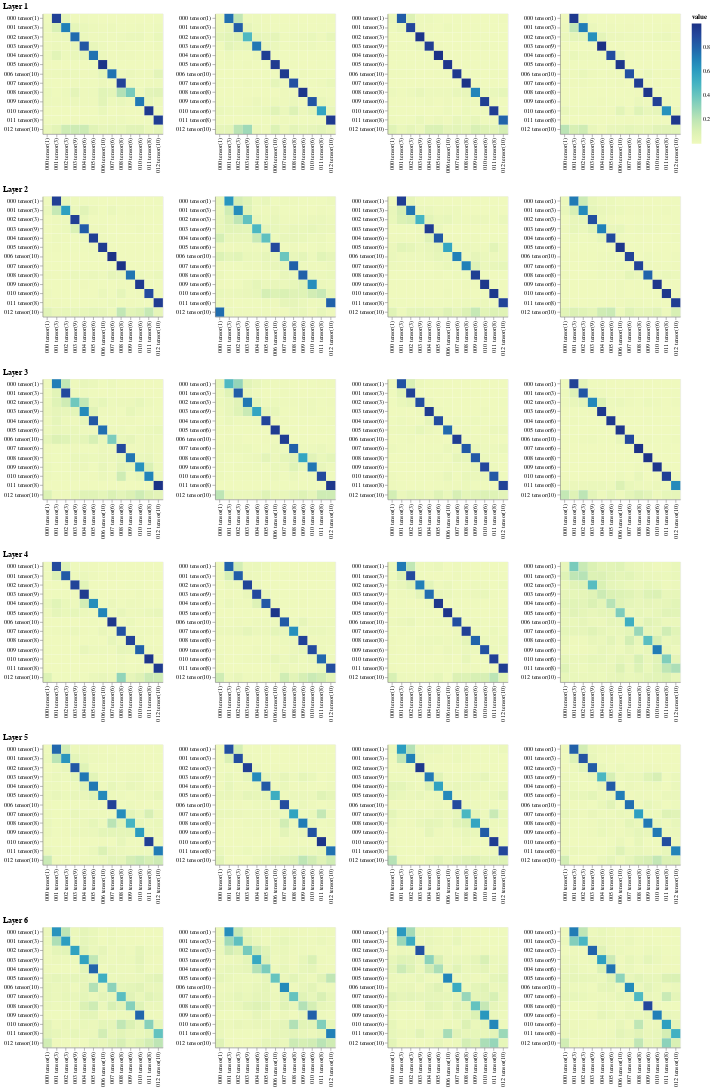

Notebook source saved alongside this figure:
### Code cell
viz_decoder_src()

### Figure 1 — Vega-Lite specification as saved in the notebook (floating-point values rounded to 4 significant figures; data arrays with more than 128 entries replaced by an {"elided": "..."} marker saying what was removed)
{"config": {"view": {"continuousWidth": 300, "continuousHeight": 300}}, "hconcat": [{"vconcat": [{"hconcat": [{"data": {"name": "data-f66926add8816913eccf56aa5ab71d50"}, "mark": {"type": "rect"}, "encoding": {"color": {"field": "value", "type": "quantitative"}, "tooltip": [{"field": "row", "type": "quantitative"}, {"field": "column", "type": "quantitative"}, {"field": "value", "type": "quantitative"}, {"field": "row_token", "type": "nominal"}, {"field": "col_token", "type": "nominal"}], "x": {"axis": {"title": ""}, "field": "col_token", "type": "nominal"}, "y": {"axis": {"title": ""}, "field": "row_token", "type": "nominal"}}, "height": 200, "name": "view_193", "width": 200}, {"data": {"name": "data-f658a1f037932d292592e5b74ca99be0"}, "mark": {"type": "rect"}, "encoding": {"color": {"field": "value", "type": "quantitative"}, "tooltip": [{"field": "row", "type": "quantitative"}, {"field": "column", "type": "quantitative"}, {"field": "value", "type": "quantitative"}, {"field": "row_token", "type": "nominal"}, {"field": "col_token", "type": "nominal"}], "x": {"axis": {"title": ""}, "field": "col_token", "type": "nominal"}, "y": {"axis": {"title": ""}, "field": "row_token", "type": "nominal"}}, "height": 200, "name": "view_194", "width": 200}, {"data": {"name": "data-bb59f09b374d0b0cd0b48dd7316b6f3e"}, "mark": {"type": "rect"}, "encoding": {"color": {"field": "value", "type": "quantitative"}, "tooltip": [{"field": "row", "type": "quantitative"}, {"field": "column", "type": "quantitative"}, {"field": "value", "type": "quantitative"}, {"field": "row_token", "type": "nominal"}, {"field": "col_token", "type": "nominal"}], "x": {"axis": {"title": ""}, "field": "col_token", "type": "nominal"}, "y": {"axis": {"title": ""}, "field": "row_token", "type": "nominal"}}, "height": 200, "name": "view_195", "width": 200}, {"data": {"name": "data-671039fe3c5c0c69c6341c6278ad8b5c"}, "mark": {"type": "rect"}, "encoding": {"color": {"field": "value", "type": "quantitative"}, "tooltip": [{"field": "row", "type": "quantitative"}, {"field": "column", "type": "quantitative"}, {"field": "value", "type": "quantitative"}, {"field": "row_token", "type": "nominal"}, {"field": "col_token", "type": "nominal"}], "x": {"axis": {"title": ""}, "field": "col_token", "type": "nominal"}, "y": {"axis": {"title": ""}, "field": "row_token", "type": "nominal"}}, "height": 200, "name": "view_196", "width": 200}]}, {"vconcat": [{"hconcat": [{"data": {"name": "data-9afe65722889c3fe9119738b63ce9955"}, "mark": {"type": "rect"}, "encoding": {"color": {"field": "value", "type": "quantitative"}, "tooltip": [{"field": "row", "type": "quantitative"}, {"field": "column", "type": "quantitative"}, {"field": "value", "type": "quantitative"}, {"field": "row_token", "type": "nominal"}, {"field": "col_token", "type": "nominal"}], "x": {"axis": {"title": ""}, "field": "col_token", "type": "nominal"}, "y": {"axis": {"title": ""}, "field": "row_token", "type": "nominal"}}, "height": 200, "name": "view_197", "width": 200}, {"data": {"name": "data-1e57d87b745e16a4f3eea35862595038"}, "mark": {"type": "rect"}, "encoding": {"color": {"field": "value", "type": "quantitative"}, "tooltip": [{"field": "row", "type": "quantitative"}, {"field": "column", "type": "quantitative"}, {"field": "value", "type": "quantitative"}, {"field": "row_token", "type": "nominal"}, {"field": "col_token", "type": "nominal"}], "x": {"axis": {"title": ""}, "field": "col_token", "type": "nominal"}, "y": {"axis": {"title": ""}, "field": "row_token", "type": "nominal"}}, "height": 200, "name": "view_198", "width": 200}, {"data": {"name": "data-6a60a9def325c00980e9c2575ef67688"}, "mark": {"type": "rect"}, "encoding": {"color": {"field": "value", "type": "quantitative"}, "tooltip": [{"field": "row", "type": "quantitative"}, {"field": "column", "type": "quantitative"}, {"field": "value", "type": "quantitative"}, {"field": "row_token", "type": "nominal"}, {"field": "col_token", "type": "nominal"}], "x": {"axis": {"title": ""}, "field": "col_token", "type": "nominal"}, "y": {"axis": {"title": ""}, "field": "row_token", "type": "nominal"}}, "height": 200, "name": "view_199", "width": 200}, {"data": {"name": "data-1166e8ef437b2cada6be3c55dc13862d"}, "mark": {"type": "rect"}, "encoding": {"color": {"field": "value", "type": "quantitative"}, "tooltip": [{"field": "row", "type": "quantitative"}, {"field": "column", "type": "quantitative"}, {"field": "value", "type": "quantitative"}, {"field": "row_token", "type": "nominal"}, {"field": "col_token", "type": "nominal"}], "x": {"axis": {"title": ""}, "field": "col_token", "type": "nominal"}, "y": {"axis": {"title": ""}, "field": "row_token", "type": "nominal"}}, "height": 200, "name": "view_200", "width": 200}]}], "title": "Layer 2"}, {"vconcat": [{"hconcat": [{"data": {"name": "data-20edd94297c54c28e6f01bedcd31e580"}, "mark": {"type": "rect"}, "encoding": {"color": {"field": "value", "type": "quantitative"}, "tooltip": [{"field": "row", "type": "quantitative"}, {"field": "column", "type": "quantitative"}, {"field": "value", "type": "quantitative"}, {"field": "row_token", "type": "nominal"}, {"field": "col_token", "type": "nominal"}], "x": {"axis": {"title": ""}, "field": "col_token", "type": "nominal"}, "y": {"axis": {"title": ""}, "field": "row_token", "type": "nominal"}}, "height": 200, "name": "view_201", "width": 200}, {"data": {"name": "data-d383d8fd9f6650982d85d690e4a7b5de"}, "mark": {"type": "rect"}, "encoding": {"color": {"field": "value", "type": "quantitative"}, "tooltip": [{"field": "row", "type": "quantitative"}, {"field": "column", "type": "quantitative"}, {"field": "value", "type": "quantitative"}, {"field": "row_token", "type": "nominal"}, {"field": "col_token", "type": "nominal"}], "x": {"axis": {"title": ""}, "field": "col_token", "type": "nominal"}, "y": {"axis": {"title": ""}, "field": "row_token", "type": "nominal"}}, "height": 200, "name": "view_202", "width": 200}, {"data": {"name": "data-164e9cabd000af0377dbbc1e6030f45f"}, "mark": {"type": "rect"}, "encoding": {"color": {"field": "value", "type": "quantitative"}, "tooltip": [{"field": "row", "type": "quantitative"}, {"field": "column", "type": "quantitative"}, {"field": "value", "type": "quantitative"}, {"field": "row_token", "type": "nominal"}, {"field": "col_token", "type": "nominal"}], "x": {"axis": {"title": ""}, "field": "col_token", "type": "nominal"}, "y": {"axis": {"title": ""}, "field": "row_token", "type": "nominal"}}, "height": 200, "name": "view_203", "width": 200}, {"data": {"name": "data-e7df885a96f3736be46b5340ae07abc1"}, "mark": {"type": "rect"}, "encoding": {"color": {"field": "value", "type": "quantitative"}, "tooltip": [{"field": "row", "type": "quantitative"}, {"field": "column", "type": "quantitative"}, {"field": "value", "type": "quantitative"}, {"field": "row_token", "type": "nominal"}, {"field": "col_token", "type": "nominal"}], "x": {"axis": {"title": ""}, "field": "col_token", "type": "nominal"}, "y": {"axis": {"title": ""}, "field": "row_token", "type": "nominal"}}, "height": 200, "name": "view_204", "width": 200}]}], "title": "Layer 3"}, {"vconcat": [{"hconcat": [{"data": {"name": "data-02a5dc59a14c025d30c98215444a7d92"}, "mark": {"type": "rect"}, "encoding": {"color": {"field": "value", "type": "quantitative"}, "tooltip": [{"field": "row", "type": "quantitative"}, {"field": "column", "type": "quantitative"}, {"field": "value", "type": "quantitative"}, {"field": "row_token", "type": "nominal"}, {"field": "col_token", "type": "nominal"}], "x": {"axis": {"title": ""}, "field": "col_token", "type": "nominal"}, "y": {"axis": {"title": ""}, "field": "row_token", "type": "nominal"}}, "height": 200, "name": "view_205", "width": 200}, {"data": {"name": "data-7b3c4e2c9d1cfff0a567e68738abde9b"}, "mark": {"type": "rect"}, "encoding": {"color": {"field": "value", "type": "quantitative"}, "tooltip": [{"field": "row", "type": "quantitative"}, {"field": "column", "type": "quantitative"}, {"field": "value", "type": "quantitative"}, {"field": "row_token", "type": "nominal"}, {"field": "col_token", "type": "nominal"}], "x": {"axis": {"title": ""}, "field": "col_token", "type": "nominal"}, "y": {"axis": {"title": ""}, "field": "row_token", "type": "nominal"}}, "height": 200, "name": "view_206", "width": 200}, {"data": {"name": "data-dcd8feef536c6925a41ee9fab85df078"}, "mark": {"type": "rect"}, "encoding": {"color": {"field": "value", "type": "quantitative"}, "tooltip": [{"field": "row", "type": "quantitative"}, {"field": "column", "type": "quantitative"}, {"field": "value", "type": "quantitative"}, {"field": "row_token", "type": "nominal"}, {"field": "col_token", "type": "nominal"}], "x": {"axis": {"title": ""}, "field": "col_token", "type": "nominal"}, "y": {"axis": {"title": ""}, "field": "row_token", "type": "nominal"}}, "height": 200, "name": "view_207", "width": 200}, {"data": {"name": "data-e06309eebb29f6a84059617a5a13afb1"}, "mark": {"type": "rect"}, "encoding": {"color": {"field": "value", "type": "quantitative"}, "tooltip": [{"field": "row", "type": "quantitative"}, {"field": "column", "type": "quantitative"}, {"field": "value", "type": "quantitative"}, {"field": "row_token", "type": "nominal"}, {"field": "col_token", "type": "nominal"}], "x": {"axis": {"title": ""}, "field": "col_token", "type": "nominal"}, "y": {"axis": {"title": ""}, "field": "row_token", "type": "nominal"}}, "height": 200, "name": "view_208", "width": 200}]}], "title": "Layer 4"}, {"vconcat": [{"hconcat": [{"data": {"name": "data-05b1c39623d41b0137e8f71bb9b2196b"}, "mark": {"type": "rect"}, "encoding": {"color": {"field": "value", "type": "quantitative"}, "tooltip": [{"field": "row", "type": "quantitative"}, {"field": "column", "type": "quantitative"}, {"field": "value", "type": "quantitative"}, {"field": "row_token", "type": "nominal"}, {"field": "col_token", "type": "nominal"}], "x": {"axis": {"title": ""}, "field": "col_token", "type": "nominal"}, "y": {"axis": {"title": ""}, "field": "row_token", "type": "nominal"}}, "height": 200, "name": "view_209", "width": 200}, {"data": {"name": "data-ce12415c71eb0dc8b333e133e93b571d"}, "mark": {"type": "rect"}, "encoding": {"color": {"field": "value", "type": "quantitative"}, "tooltip": [{"field": "row", "type": "quantitative"}, {"field": "column", "type": "quantitative"}, {"field": "value", "type": "quantitative"}, {"field": "row_token", "type": "nominal"}, {"field": "col_token", "type": "nominal"}], "x": {"axis": {"title": ""}, "field": "col_token", "type": "nominal"}, "y": {"axis": {"title": ""}, "field": "row_token", "type": "nominal"}}, "height": 200, "name": "view_210", "width": 200}, {"data": {"name": "data-41d870eab76d94e5bd1d09d59f4d4fe3"}, "mark": {"type": "rect"}, "encoding": {"color": {"field": "value", "type": "quantitative"}, "tooltip": [{"field": "row", "type": "quantitative"}, {"field": "column", "type": "quantitative"}, {"field": "value", "type": "quantitative"}, {"field": "row_token", "type": "nominal"}, {"field": "col_token", "type": "nominal"}], "x": {"axis": {"title": ""}, "field": "col_token", "type": "nominal"}, "y": {"axis": {"title": ""}, "field": "row_token", "type": "nominal"}}, "height": 200, "name": "view_211", "width": 200}, {"data": {"name": "data-28d3e1d557f0c4595af95906ffd697ae"}, "mark": {"type": "rect"}, "encoding": {"color": {"field": "value", "type": "quantitative"}, "tooltip": [{"field": "row", "type": "quantitative"}, {"field": "column", "type": "quantitative"}, {"field": "value", "type": "quantitative"}, {"field": "row_token", "type": "nominal"}, {"field": "col_token", "type": "nominal"}], "x": {"axis": {"title": ""}, "field": "col_token", "type": "nominal"}, "y": {"axis": {"title": ""}, "field": "row_token", "type": "nominal"}}, "height": 200, "name": "view_212", "width": 200}]}], "title": "Layer 5"}, {"vconcat": [{"hconcat": [{"data": {"name": "data-8912fbcedc2b514efa3ed31b897d8dda"}, "mark": {"type": "rect"}, "encoding": {"color": {"field": "value", "type": "quantitative"}, "tooltip": [{"field": "row", "type": "quantitative"}, {"field": "column", "type": "quantitative"}, {"field": "value", "type": "quantitative"}, {"field": "row_token", "type": "nominal"}, {"field": "col_token", "type": "nominal"}], "x": {"axis": {"title": ""}, "field": "col_token", "type": "nominal"}, "y": {"axis": {"title": ""}, "field": "row_token", "type": "nominal"}}, "height": 200, "name": "view_213", "width": 200}, {"data": {"name": "data-293c4f7f2702219eeccbdc7d43d6831e"}, "mark": {"type": "rect"}, "encoding": {"color": {"field": "value", "type": "quantitative"}, "tooltip": [{"field": "row", "type": "quantitative"}, {"field": "column", "type": "quantitative"}, {"field": "value", "type": "quantitative"}, {"field": "row_token", "type": "nominal"}, {"field": "col_token", "type": "nominal"}], "x": {"axis": {"title": ""}, "field": "col_token", "type": "nominal"}, "y": {"axis": {"title": ""}, "field": "row_token", "type": "nominal"}}, "height": 200, "name": "view_214", "width": 200}, {"data": {"name": "data-24ba0008bd37d37ee5f46ef6338aa84d"}, "mark": {"type": "rect"}, "encoding": {"color": {"field": "value", "type": "quantitative"}, "tooltip": [{"field": "row", "type": "quantitative"}, {"field": "column", "type": "quantitative"}, {"field": "value", "type": "quantitative"}, {"field": "row_token", "type": "nominal"}, {"field": "col_token", "type": "nominal"}], "x": {"axis": {"title": ""}, "field": "col_token", "type": "nominal"}, "y": {"axis": {"title": ""}, "field": "row_token", "type": "nominal"}}, "height": 200, "name": "view_215", "width": 200}, {"data": {"name": "data-941bc7224cfffb7b4face78ca979b587"}, "mark": {"type": "rect"}, "encoding": {"color": {"field": "value", "type": "quantitative"}, "tooltip": [{"field": "row", "type": "quantitative"}, {"field": "column", "type": "quantitative"}, {"field": "value", "type": "quantitative"}, {"field": "row_token", "type": "nominal"}, {"field": "col_token", "type": "nominal"}], "x": {"axis": {"title": ""}, "field": "col_token", "type": "nominal"}, "y": {"axis": {"title": ""}, "field": "row_token", "type": "nominal"}}, "height": 200, "name": "view_216", "width": 200}]}], "title": "Layer 6"}], "title": "Layer 1"}], "params": [{"name": "param_193", "select": {"type": "interval", "encodings": ["x", "y"]}, "bind": "scales", "views": ["view_193"]}, {"name": "param_194", "select": {"type": "interval", "encodings": ["x", "y"]}, "bind": "scales", "views": ["view_194"]}, {"name": "param_195", "select": {"type": "interval", "encodings": ["x", "y"]}, "bind": "scales", "views": ["view_195"]}, {"name": "param_196", "select": {"type": "interval", "encodings": ["x", "y"]}, "bind": "scales", "views": ["view_196"]}, {"name": "param_197", "select": {"type": "interval", "encodings": ["x", "y"]}, "bind": "scales", "views": ["view_197"]}, {"name": "param_198", "select": {"type": "interval", "encodings": ["x", "y"]}, "bind": "scales", "views": ["view_198"]}, {"name": "param_199", "select": {"type": "interval", "encodings": ["x", "y"]}, "bind": "scales", "views": ["view_199"]}, {"name": "param_200", "select": {"type": "interval", "encodings": ["x", "y"]}, "bind": "scales", "views": ["view_200"]}, {"name": "param_201", "select": {"type": "interval", "encodings": ["x", "y"]}, "bind": "scales", "views": ["view_201"]}, {"name": "param_202", "select": {"type": "interval", "encodings": ["x", "y"]}, "bind": "scales", "views": ["view_202"]}, {"name": "param_203", "select": {"type": "interval", "encodings": ["x", "y"]}, "bind": "scales", "views": ["view_203"]}, {"name": "param_204", "select": {"type": "interval", "encodings": ["x", "y"]}, "bind": "scales", "views": ["view_204"]}, {"name": "param_205", "select": {"type": "interval", "encodings": ["x", "y"]}, "bind": "scales", "views": ["view_205"]}, {"name": "param_206", "select": {"type": "interval", "encodings": ["x", "y"]}, "bind": "scales", "views": ["view_206"]}, {"name": "param_207", "select": {"type": "interval", "encodings": ["x", "y"]}, "bind": "scales", "views": ["view_207"]}, {"name": "param_208", "select": {"type": "interval", "encodings": ["x", "y"]}, "bind": "scales", "views": ["view_208"]}, {"name": "param_209", "select": {"type": "interval", "encodings": ["x", "y"]}, "bind": "scales", "views": ["view_209"]}, {"name": "param_210", "select": {"type": "interval", "encodings": ["x", "y"]}, "bind": "scales", "views": ["view_210"]}, {"name": "param_211", "select": {"type": "interval", "encodings": ["x", "y"]}, "bind": "scales", "views": ["view_211"]}, {"name": "param_212", "select": {"type": "interval", "encodings": ["x", "y"]}, "bind": "scales", "views": ["view_212"]}, {"name": "param_213", "select": {"type": "interval", "encodings": ["x", "y"]}, "bind": "scales", "views": ["view_213"]}, {"name": "param_214", "select": {"type": "interval", "encodings": ["x", "y"]}, "bind": "scales", "views": ["view_214"]}, {"name": "param_215", "select": {"type": "interval", "encodings": ["x", "y"]}, "bind": "scales", "views": ["view_215"]}, {"name": "param_216", "select": {"type": "interval", "encodings": ["x", "y"]}, "bind": "scales", "views": ["view_216"]}], "$schema": "https://vega.github.io/schema/vega-lite/v5.20.1.json", "datasets": {"data-f66926add8816913eccf56aa5ab71d50": {"elided": "169 records"}, "data-f658a1f037932d292592e5b74ca99be0": {"elided": "169 records"}, "data-bb59f09b374d0b0cd0b48dd7316b6f3e": {"elided": "169 records"}, "data-671039fe3c5c0c69c6341c6278ad8b5c": {"elided": "169 records"}, "data-9afe65722889c3fe9119738b63ce9955": {"elided": "169 records"}, "data-1e57d87b745e16a4f3eea35862595038": {"elided": "169 records"}, "data-6a60a9def325c00980e9c2575ef67688": {"elided": "169 records"}, "data-1166e8ef437b2cada6be3c55dc13862d": {"elided": "169 records"}, "data-20edd94297c54c28e6f01bedcd31e580": {"elided": "169 records"}, "data-d383d8fd9f6650982d85d690e4a7b5de": {"elided": "169 records"}, "data-164e9cabd000af0377dbbc1e6030f45f": {"elided": "169 records"}, "data-e7df885a96f3736be46b5340ae07abc1": {"elided": "169 records"}, "data-02a5dc59a14c025d30c98215444a7d92": {"elided": "169 records"}, "data-7b3c4e2c9d1cfff0a567e68738abde9b": {"elided": "169 records"}, "data-dcd8feef536c6925a41ee9fab85df078": {"elided": "169 records"}, "data-e06309eebb29f6a84059617a5a13afb1": {"elided": "169 records"}, "data-05b1c39623d41b0137e8f71bb9b2196b": {"elided": "169 records"}, "data-ce12415c71eb0dc8b333e133e93b571d": {"elided": "169 records"}, "data-41d870eab76d94e5bd1d09d59f4d4fe3": {"elided": "169 records"}, "data-28d3e1d557f0c4595af95906ffd697ae": {"elided": "169 records"}, "data-8912fbcedc2b514efa3ed31b897d8dda": {"elided": "169 records"}, "data-293c4f7f2702219eeccbdc7d43d6831e": {"elided": "169 records"}, "data-24ba0008bd37d37ee5f46ef6338aa84d": {"elided": "169 records"}, "data-941bc7224cfffb7b4face78ca979b587": {"elided": "169 records"}}}
